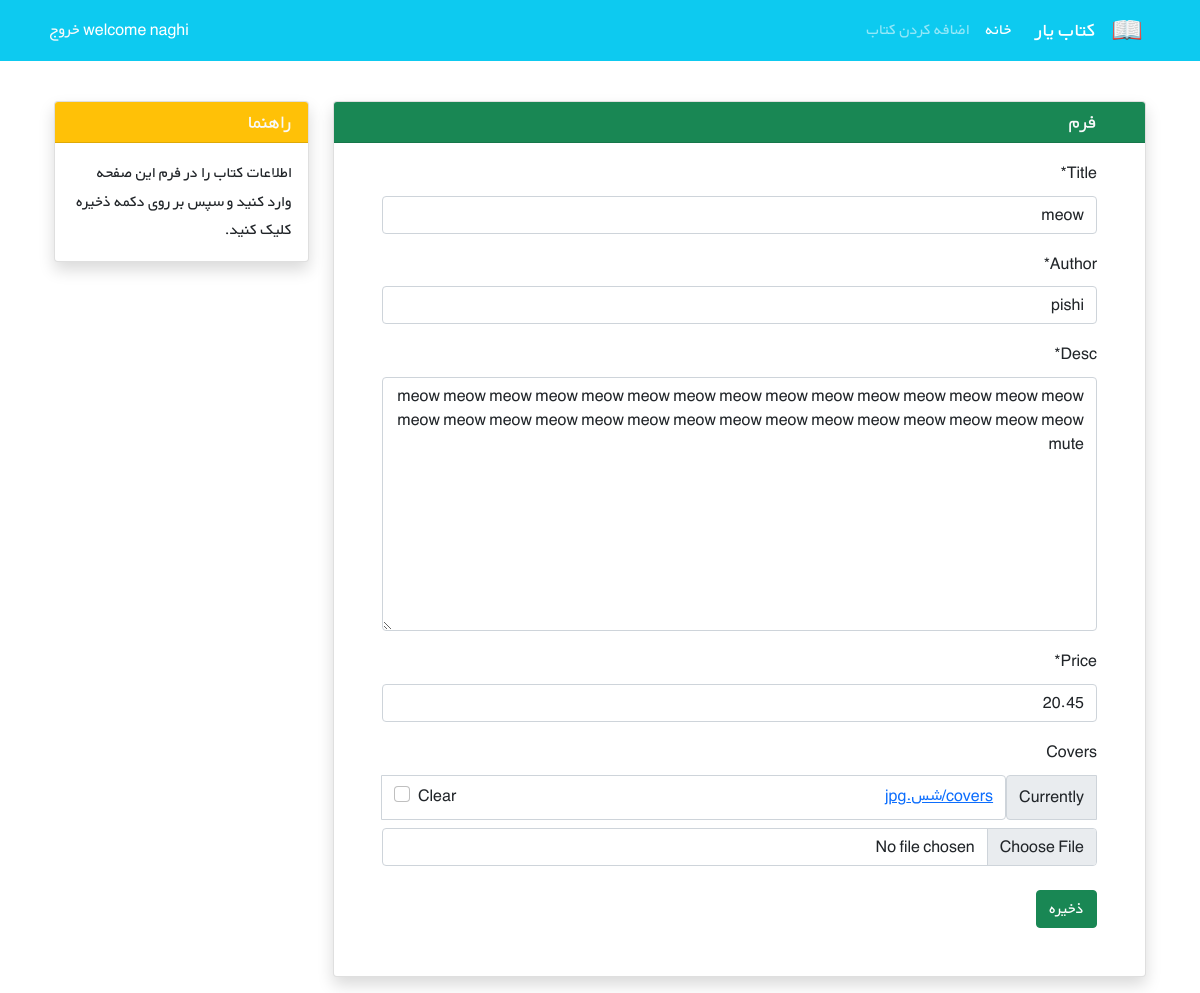
The app's page /books/2/update/ (signed in) with its own data.
### accs/models.py (models this page shows)
class Customizeuser(AbstractUser):
    sen = models.PositiveIntegerField(null=True, blank=True)

### bookha/models.py (models this page shows, shortened)
class Book(models.Model):
    user = models.ForeignKey(get_user_model(), on_delete=models.CASCADE)
    title = models.CharField(max_length=200)
    author = models.CharField(max_length=200)
    desc = models.TextField()
    price = models.DecimalField(max_digits=5, decimal_places=2) # ta 5 ragham save kun ke 2 raghamesh ashaare
    covers = models.ImageField(upload_to='covers/', blank=True)  # pillow nasb shavad ghablesh va setting, urls/config modify shavand

### bookha/views.py (the view)
# urls.py: path('<int:pk>/update/', Updateview.as_view(), name='up_to_date'),
class Updateview(LoginRequiredMixin, generic.UpdateView):
    model = Book
    template_name = 'bookha/updating.html'
    fields = ['title', 'author', 'desc', 'price', 'covers']

### bookha/templates/bookha/updating.html (shortened to what this page needs)
{% extends '_base.html' %}
{% load crispy_forms_tags %}
{% block content %}
        <div class="container mt-4" dir="rtl">
        <div class="row">
            <div class="col-9">
                <div class="card shadow my-3">
                    <h5 class="card-header bg-success text-light px-5">فرم</h5>
                    <div class="px-5 pt-3 pb-5">
                        <form method="POST" enctype="multipart/form-data">
                            {{ form|crispy }}
                            <button type="submit" class="btn btn-success mt-2">ذخیره</button>
                        </form>
                    </div>
                </div>
            </div>
            <div class="col-3">
                <div class="card my-3 shadow">
                    <h5 class="card-header bg-warning text-light">راهنما</h5>
                    <div class="card-body">
                        <p class="card-text">
                            اطلاعات کتاب را در فرم این صفحه وارد کنید و سپس بر روی دکمه ذخیره کلیک کنید.
                        </p>
                    </div>
                </div>
            </div>
        </div>
    </div>
{% endblock %}

### templates/_base.html (shortened to what this page needs)
{% load static %}
<!DOCTYPE HTML PUBLIC "-//W3C//DTD HTML 4.01//EN" "http://www.w3.org/TR/html4/strict.dtd">
<html lang="en">
<head>
    <link href="https://cdn.jsdelivr.net/npm/bootstrap@5.1.3/dist/css/bootstrap.min.css" rel="stylesheet"
>
    <link rel="stylesheet" href="{% static 'css/style.css' %}">
</head>
<body>
<nav class="navbar navbar-expand-lg navbar-dark bg-info" dir="rtl">
    <div class="container">
        <a class="navbar-brand" href="#">
            <img src="{% static 'icons/book.png' %}" alt="" height="30"
                 class="d-inline-block align-text-top">
        </a>
        <a class="navbar-brand mx-3" href="{% url 'home' %}">کتاب یار</a>
        <div class="collapse navbar-collapse" id="navbarNavAltMarkup">
            <div class="navbar-nav">
                <a class="nav-link active" aria-current="page" href="{% url 'booklis' %}">خانه</a>
                <a class="nav-link" href="{% url 'create' %}">اضافه کردن کتاب</a>
            </div>
        </div>
        {% if user.is_authenticated %}
        <div class="mx-2 text-white">welcome {{ user.username }}  <a class="link-light text-decoration-none" href="{% url 'logout' %}">خروج</a>
        {% else %}
             <a class="link-light text-decoration-none" href="{% url 'login' %}">login here</a>
            <span> or </span>
            <a class="link-light text-decoration-none" href="{% url 'signup' %}">or signup</a>
        {% endif %}
        </div>
    </div>
</nav>
<div class="container">
    {% block content %}
    {% endblock %}
</div>
</body>
</html>

### static/css/style.css (style rules this page uses)
* { font-family: 'BYekan', sans-serif; line-height: 1.8rem; }

### records on screen
Customizeuser: username "naghi"
Book: title "meow", author "pishi", desc "meow meow meow meow meow meow meow meow meow meow meow meow meow meow meow meow meow meow meow meow meow meow meow meow meow meow meow meow meow meow mute", price "20.45"
